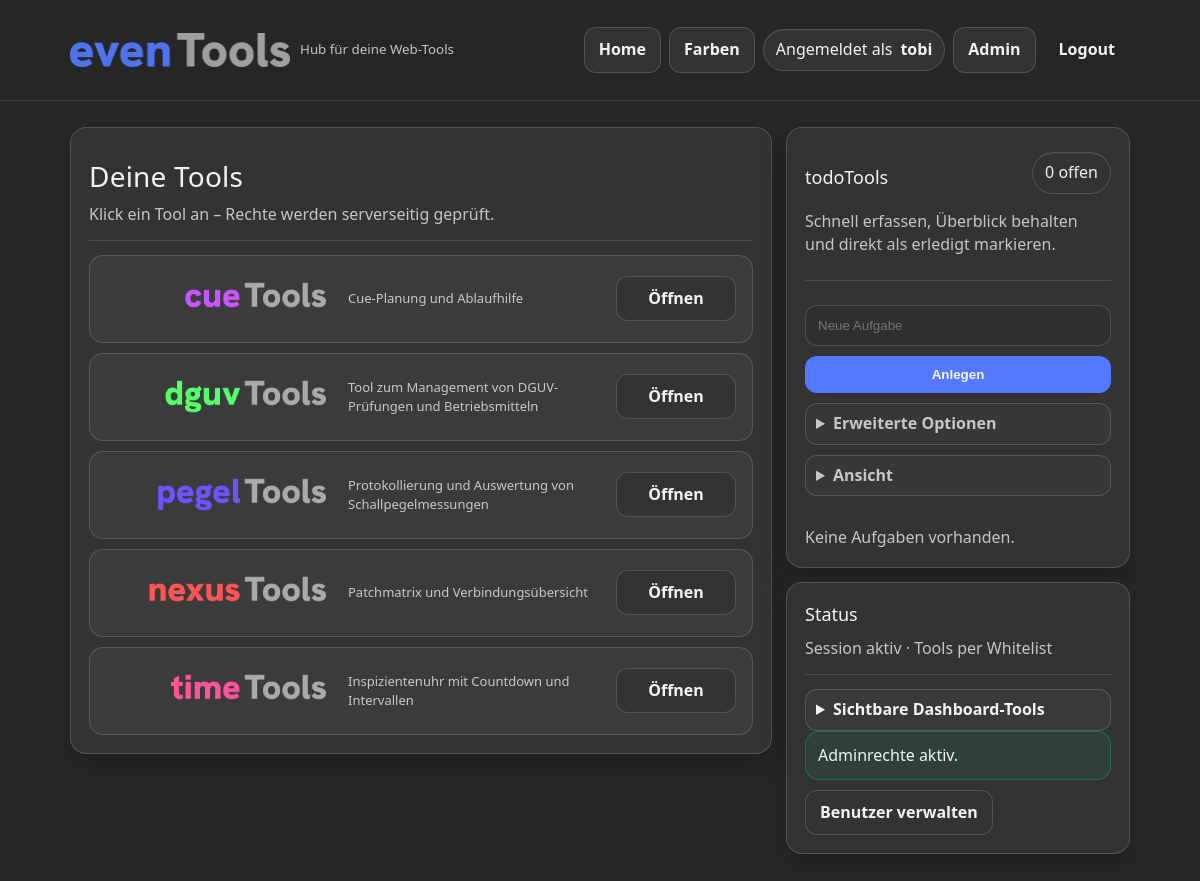
/index.php (signed in), run on the app's committed database.
### tables this page shows
CREATE TABLE app_settings (
    setting_key TEXT PRIMARY KEY,
    setting_value TEXT NOT NULL,
    updated_at TEXT NOT NULL,
    updated_by TEXT NOT NULL
  );

### index.php (the view, shortened to what this page needs)
<?php
require __DIR__ . '/_bootstrap.php';
$tools = $_SESSION['tools'] ?? [];
$is_admin = !empty($_SESSION['is_admin']);
$uid = (int)($_SESSION['uid'] ?? 0);
$dashboard_tools_setting_key = 'dashboard_visible_tools_' . $uid;
$dashboard_tools_raw = get_app_setting($dashboard_tools_setting_key, '__unset__');
$dashboard_tools = [];
if ($dashboard_tools_raw === '__unset__') {
  $dashboard_tools = $tools;
} else {
  $decoded_dashboard_tools = json_decode($dashboard_tools_raw, true);
  $dashboard_tools = array_values(array_intersect($tools, $decoded_dashboard_tools));
}
$has_todo_tool = in_array('dev_todo', $dashboard_tools, true);
$visible_tools = array_values(array_filter(
  $dashboard_tools,
  static fn(string $tool): bool => $tool !== 'dev_todo'
));
$tool_meta = [
  'cuesheet' => [
    'title' => 'cueTools',
    'sub' => 'Cue-Planung und Ablaufhilfe',
    'logo' => '/assets/Logos/cueTools.png'
  ],
  'dev_todo' => [
    'title' => 'todoTools',
    'sub' => 'Aufgaben fuer Tools, Seiten und Infrastruktur',
    'logo' => '/assets/Logos/todoTools.png'
  ],
  'dguv_v3' => [
    'title' => 'dguvTools',
    'sub' => 'Tool zum Management von DGUV-Prüfungen und Betriebsmitteln',
    'logo' => '/assets/Logos/dguvTools.png'
  ],
  'nti_tool' => [
    'title' => 'pegelTools',
    'sub' => 'Protokollierung und Auswertung von Schallpegelmessungen',
    'logo' => '/assets/Logos/pegelTools.png'
  ],
  'patchmatrix' => [
    'title' => 'nexusTools',
    'sub' => 'Patchmatrix und Verbindungsübersicht',
    'logo' => '/assets/Logos/nexusTools.png'
  ],
  'pdf_template_builder' => [
    'title' => 'pdfTools',
    'sub' => 'GUI fuer PDF-Vorlagen und Platzhalter',
    'logo' => '/assets/Logos/pdfTools.png',
    'disabled' => true,
    'disabled_note' => 'Der Editor ist aktuell inaktiv und bleibt fuer laufende Arbeiten erhalten.'
  ],
  'timeTools' => [
    'title' => 'timeTools',
    'sub' => 'Inspizientenuhr mit Countdown und Intervallen',
    'logo' => '/assets/Logos/timeTools.png'
  ]
];
?>
<div class="grid">
  <div class="col-8">
    <div class="card">
      <div class="dashboard-tools-head">
        <div>
          <div class="h1">Deine Tools</div>
          <div class="small">Klick ein Tool an – Rechte werden serverseitig geprüft.</div>
        </div>
      </div>
      <div class="sep"></div>
      <?php if (!$visible_tools): ?>
        <?php if ($has_todo_tool): ?>
          <div class="flash">Dein todoTools ist als kompaktes Panel rechts eingebunden.</div>
        <?php else: ?>
          <div class="flash warn">Keine Tools zugewiesen.</div>
        <?php endif; ?>
      <?php else: ?>
        <ul class="tool-list">
          <?php foreach ($visible_tools as $t): ?>
            <?php $meta = $tool_meta[$t] ?? null; ?>
            <?php $toolDisabled = !empty($meta['disabled']); ?>
            <li class="tool-item">
              <div class="tool-meta">
                <?php if (!empty($meta['logo'])): ?>
                  <img class="tool-logo" src="<?=h((string)$meta['logo'])?>" alt="<?=h(($meta['title'] ?? (string)$t) . ' Logo')?>">
                <?php endif; ?>
                <div>
                  <div class="tool-sub"><?=h($meta['sub'] ?? 'Startet über den geschützten Loader')?></div>
                </div>
              </div>
              <?php if ($toolDisabled): ?>
                <div class="tool-actions">
                  <span class="chip chip-warn">Inaktiv</span>
                  <button class="btn" type="button" disabled aria-disabled="true">In Bearbeitung</button>
                </div>
              <?php else: ?>
                <div class="tool-actions">
                  <a class="btn tool-open-btn" href="/tool.php?name=<?= urlencode((string)$t) ?>">Öffnen</a>
                </div>
              <?php endif; ?>
            </li>
          <?php endforeach; ?>
        </ul>
      <?php endif; ?>
    </div>
  </div>
  <div class="col-4">
    <?php if ($has_todo_tool): ?>
      <div class="card todo-dashboard-panel" id="todoDashboardPanel">
        <div class="todo-dashboard-head">
          <a class="todo-dashboard-title" href="/tool.php?name=dev_todo" title="Zum todoTools Board">
            <div class="h2">todoTools</div>
          </a>
          <span class="chip" id="todoDashboardCount">0 offen</span>
        </div>
        <div class="small">Schnell erfassen, Überblick behalten und direkt als erledigt markieren.</div>
        <div class="sep"></div>
        <form id="todoQuickForm" class="todo-quick-form">
          <input id="todoQuickTitle" class="input" name="title" placeholder="Neue Aufgabe" required>
          <button class="btn btn-primary" type="submit">Anlegen</button>
          <details class="todo-quick-advanced">
            <summary>Erweiterte Optionen</summary>
          </details>
        </form>
        <details class="todo-quick-advanced">
          <summary>Ansicht</summary>
        </details>
        <div class="spacer-10"></div>
        <div id="todoQuickList" class="todo-quick-list small">Keine Aufgaben vorhanden.</div>
      </div>
    <?php endif; ?>
    <div class="card">
      <div class="h2">Status</div>
      <div class="small">Session aktiv · Tools per Whitelist</div>
      <div class="sep"></div>
      <details class="dashboard-tool-chooser">
        <summary>Sichtbare Dashboard-Tools</summary>
      </details>
      <?php if ($is_admin): ?>
        <div class="flash ok">Adminrechte aktiv.</div>
        <div class="spacer-10"></div>
        <a class="btn" href="/admin_users.php">Benutzer verwalten</a>
      <?php else: ?>
        <div class="flash">Standardnutzer.</div>
      <?php endif; ?>
    </div>
  </div>
</div>

### data on the page
app_settings: setting_value "Cue-Planung und Ablaufhilfe", setting_value "Tool zum Management von DGUV-Prüfungen und Betriebsmitteln", setting_value "Protokollierung und Auswertung von Schallpegelmessungen", setting_value "Patchmatrix und Verbindungsübersicht", setting_value "Inspizientenuhr mit Countdown und Intervallen"

### other printed values
$user "tobi"
